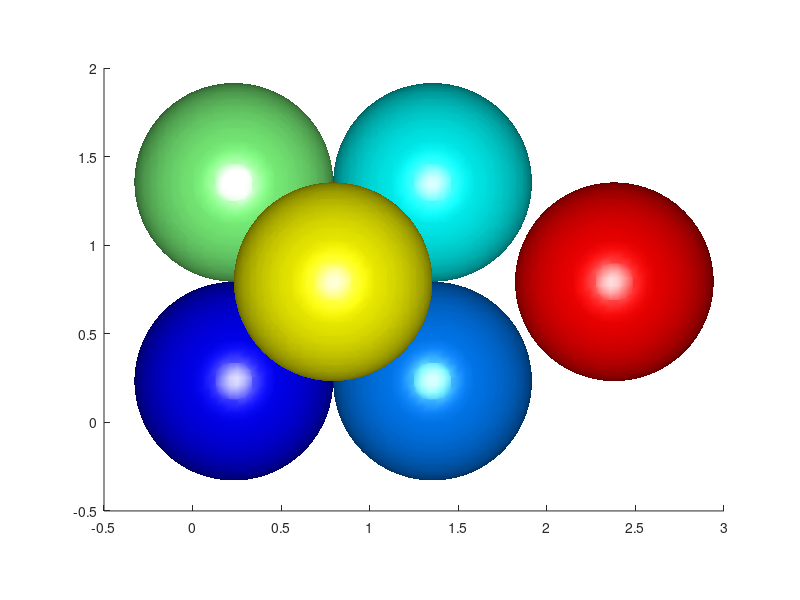

The MATLAB source for this figure: (Note: this script raises an error after producing the figure.)
function LJ_PRCG()
fsz = 20; % fontsize
Na = 7; % the number of atoms
rstar = 2^(1/6); % argument of the minimum of the Lennard-Jones pair potential V(r) = r^(-12) - r^(-6)
tol = 1e-9; % stop iterations when || grad f|| < tol
iter_max = 500; % the maximal number of iterations
draw_flag = 1; % if draw_flag = 1, draw configuration at every iteration
% parameters for backtracking line search
c = 0.1;
rho = 0.9;
%% Set up the initial configuration

% Four lical minima of LJ7:
% f1 = -16.50538417 Pentagonal bipyramid 
% f2 = -15.93504306 Capped octahedron 
% f3 = -15.59321094 Tricapped tetrahedron 
% f4 = -15.53306005 Bicapped trigonal bipyramid

% Options: model = 0,1,2,3, or 4.
% Model 0 corresponds to a random initialization.
% Models 1--4 set the system up close to the corresponding local minima
% listed above.

model = 2;
if model > 0
    Na = 7;
end
xyz = initial_configuration(model,Na,rstar);
drawconf(xyz,1);

x = remove_rotations_translations(xyz);

%% start minimization
% choose algorithm
% direction = 1: steepest descent
% direction = 2: Newton
direction = 3;

f = LJpot(x);
g = LJgrad(x);
norm_g = norm(g);
fprintf("Initially, f = %d, ||grad f|| = %d\n",f,norm_g);
iter = 1;

fvals = zeros(iter_max);
fvals(1) = f;
ngvals = zeros(iter_max);
ngvals(1) = norm_g;

fail_flag = 0;
i=0;



while norm_g > tol && iter < iter_max 
    % choose search direction
    switch direction
        case 1 % steepest descent
            p = -g;
            dir = "SD";
        case 2 % Newton
            H = LJhess(x);
            [~,flag] = chol(H);
            if flag == 0 % H is SPD, use Newton's direction
                p = -H\g; 
                dir = "Newton";
            else % use the steepest descent direction
                p = -g;
                dir = "SD";
            end
        case 3 % FRCG
            p=-g;
            dir = "FRCG";
        otherwise
            return
    end
    if i==0
    % normalize the search direction if its length greater than 1
        norm_p = norm(p);
        if norm_p > 1
            p = p/norm_p;
        end
        % do backtracking line search along the direction p
        a = 1;
        f_temp = LJpot(x + a*p);
        cpg = c*p'*g;
        while f_temp > f + a*cpg % check Wolfe's condition 1
            a = a*rho;
            if a < 1e-14
                fprintf("line search failed\n");
                iter = iter_max;
                fail_flag = 1;
                break;
            end
            f_temp = LJpot(x + a*p);        
        end
        s=p;
        x_old=x;
        x = x + a*p;
        
    else 
        norm_p = norm(p);
        if norm_p > 1
            p = p/norm_p;
        end
        % do backtracking line search along the direction p
        a = 1;
        beta=(LJgrad(x)'*(LJgrad(x)-LJgrad(x_old)))/(LJgrad(x_old)'*LJgrad(x_old));
        s=LJgrad(x)+beta*s;
        f_temp = LJpot(x + beta*s);
        cpg = c*s'*g;
        while f_temp > f + a*cpg % check Wolfe's condition 1
            a = a*rho;
            if a < 1e-14
                fprintf("line search failed\n");
                iter = iter_max;
                fail_flag = 1;
                break;
            end
            f_temp = LJpot(x + a*s);        
        end
        x = x + a*s;
    end
    f = LJpot(x);
    g = LJgrad(x);
    norm_g = norm(g);
    fprintf("iter %d : dir = %s, f = %d, ||grad f|| = %d, step length = %d\n",iter,dir,f,norm_g,a);
    if draw_flag == 1
        % restore all coordinates
        xyz = reshape([0;0;0;x(1);0;0;x(2:3);0;x(4:end)],3,Na);
        drawconf(xyz,1);
    end
    iter = iter + 1;
    fvals(iter) = f;
    ngvals(iter) = norm_g;
    if fail_flag == 1
        break;
    end
end
xyz = reshape([0;0;0;x(1);0;0;x(2:3);0;x(4:end)],3,Na);
drawconf(xyz,1);

figure(2);
clf;
hold on;
grid on;
plot(0:(iter-1),fvals(1:iter),'Linewidth',2)
set(gca,'Fontsize',fsz);
xlabel('Iteration #','FontSize',fsz);
ylabel('Function values','FontSize',fsz);

figure(3);
clf;
hold on;
grid on;
plot(0:(iter-1),ngvals(1:iter),'Linewidth',2)
set(gca,'Yscale','log','Fontsize',fsz);
xlabel('Iteration #','FontSize',fsz);
ylabel('||grad f||','FontSize',fsz);

if fail_flag == 0
    xyz = reshape([0;0;0;x(1);0;0;x(2:3);0;x(4:end)],3,Na);
    visualconf(xyz,4);
end

figure(5);
clf;
hold on;
grid on;
evals = sort(eig(LJhess(x)),'ascend');
plot(evals,'.','Markersize',20)
if evals(1) > 0
    set(gca,'Yscale','log','Fontsize',fsz);
else
    set(gca,'Yscale','linear','Fontsize',fsz);
end    
xlabel('index','FontSize',fsz);
ylabel('Eigenvalues of the Hessian','FontSize',fsz);

end

%% make initial configuration
function xyz = initial_configuration(model,Na,rstar)
xyz = zeros(3,Na);
switch(model)
    case 1 % Pentagonal bipyramid
        p5 = 0.4*pi;
        he = sqrt(1 - (0.5/sin(0.5*p5))^2);
        for k = 1 : 5
            xyz(1,k) = cos((k-1)*p5); 
            xyz(2,k) = sin((k-1)*p5); 
            xyz(3,k) = 0;  
        end
        xyz(3,6) = he';
        xyz(3,7) = -he';

case 2 % Capped octahedron
        r = 1/sqrt(2);
        p4 = 0.5*pi;
        pp = p4/2;
        p0 = pi*1.5 - pp;
        x0 = sin(pp);
        y0 = cos(pp);
        z0 = 0;
        for k = 1 : 4
            xyz(1,k) = x0 + r*cos(p0 + (k-1)*p4);
            xyz(2,k) = y0 + r*sin(p0 + (k-1)*p4);
            xyz(3,k) = z0;
        end
        xyz(:,5) = [x0, y0, z0 + r]';
        xyz(:,6) = [x0, y0, z0 - r]';
        xyz(:,7) = [3*x0, y0, z0 + r]';

    case 3  % Tricapped tetrahedron
        p3 = 2*pi/3;
        pp = p3/2;
        r = 1/sqrt(3);
        beta = 0.5*pi -asin(1/3) - acos(1/sqrt(3));
        r1 = cos(beta);
        p0 = 1.5*pi - pp;
        x0 = sin(pp);
        y0 = cos(pp);
        z0 = 0;
        for k = 1 : 3
            xyz(1,k) = x0 + r*cos(p0 + (k-1)*p3);
            xyz(2,k) = y0 + r*sin(p0 + (k-1)*p3);
            xyz(3,k) = z0;
            xyz(1,k + 3) = x0 + r1*cos(p0 + pp + (k-1)*p3);
            xyz(2,k + 3) = y0 + r1*sin(p0 + pp + (k-1)*p3);
            xyz(3,k + 3) = z0 + sqrt(2/3) - sin(beta);
        end
        xyz(:,7) = [x0, y0, z0 + sqrt(2/3)]';

    case 4 % Bicapped trigonal bipyramid
        p3 = 2*pi/3;
        pp = p3/2;
        r = 1/sqrt(3);
        beta = 0.5*pi -asin(1/3) - acos(1/sqrt(3));
        r1 = cos(beta);
        p0 = 1.5*pi - pp;
        x0 = sin(pp);
        y0 = cos(pp);
        z0 = 0;
        for k = 1 : 3
            xyz(1,k) = x0 + r*cos(p0 + (k-1)*p3);
            xyz(2,k) = y0 + r*sin(p0 + (k-1)*p3);
            xyz(3,k) = z0;
        end
        xyz(:,4) = [x0 + r1*cos(p0 + pp), y0 + r1*sin(p0 + pp), z0 + sqrt(2/3) - sin(beta)]';
        xyz(:,5) = [x0 + r1*cos(p0 + pp + p3), y0 + r1*sin(p0 + pp+p3), z0 - sqrt(2/3) + sin(beta)]';
        xyz(:,6) = [x0, y0, z0 - sqrt(2/3)]';
        xyz(:,7) = [x0, y0, z0 + sqrt(2/3)]';

    otherwise % random configuration
        hR = 0.01;
        xyz = zeros(3,Na);
        xyz(:,1) = [0;0;0];
        a = randn(3,Na - 1);
        rad = sqrt(a(1,:).^2 + a(2,:).^2 + a(3,:).^2);
        a = a*diag(1./rad);
        for i = 2 : Na
            clear rad
            clear x
            rad = sqrt(xyz(1,1 : i - 1).^2 + xyz(2,1 : i - 1).^2 + xyz(3,1 : i - 1).^2);
            R = max(rad) + rstar;
            xa = R*a(:,i - 1);
            x = [xyz(:,1 : i - 1), xa];
            f = LJ(x(:));
            fnew = f;
            while 1
                R = R - hR;
                xa = R*a(:,i - 1);
                x = [xyz(:,1 : i - 1), xa];
                f = fnew;
                fnew = LJ(x(:));
                if fnew > f
                    break;
                end
            end
            xyz(:,i) = xa;
        end
        cmass = mean(xyz,2);
        xyz = xyz - cmass*ones(1,Na);
end
xyz = xyz*rstar;
end

%%
%%
function v = LJpot(xyz) % 
% xyz must be a column vector
[m, ~] = size(xyz);
Na = (m + 6)/3 ;
x_aux = [0;0;0;xyz(1);0;0;xyz(2:3);0;xyz(4:m)];
m = length(x_aux);
% restore atomic coordinates 
x = reshape(x_aux,3,Na);
r = zeros(Na);
for k = 1 : Na
    r(k,:) = sqrt(sum((x - x(:,k)*ones(1,Na)).^2,1));
end
r = r + diag(ones(Na,1));
aux = 1./r.^6;
L = (aux - 1).*aux;
L = L - diag(diag(L));
v = 2*sum(sum(L));
end
 
 %%
function dv = LJgrad(xyz) % 
[m, ~] = size(xyz);
Na = (m + 6)/3 ;
x_aux = [0;0;0;xyz(1);0;0;xyz(2:3);0;xyz(4:m)];
m = length(x_aux);
% restore atomic coordinates
g = zeros(size(x_aux));
x = reshape(x_aux,3,Na);
r = zeros(Na);
for k = 1 : Na
    r(k,:) = sqrt(sum((x - x(:,k)*ones(1,Na)).^2,1));
end
r = r + diag(ones(Na,1));
L = -6*(2./r.^6 - 1)./r.^8;
for k = 1 : Na
    Lk = L(:,k);
    g(1 + (k-1)*3 : k*3) = (x(:,k)*ones(1,Na) - x)*Lk;
end

g = 4*g;
dv = g([4,7,8,10 : Na*3]);
end

%%
 function dv = LJder(r)
 dv = -12*r.^(-13) + 6*r.^(-7);
 end
%%
%%
function H = LJhess(x) % find the Hessian using finite differences
h = 1e-6;
n = length(x);
H = zeros(n);
e = eye(n);
for i = 1 : n
    di = e(:,i)*h;
    Hei = 0.5*(LJgrad(x + di) - LJgrad(x - di))/h;
    for j = 1 : i
        H(j,i) = e(j,:)*Hei;
        H(i,j) = H(j,i);
    end
end
end

%%
function x = remove_rotations_translations(xyz)
% removes rotational and translational degrees of freedom
% input should be 3 by Na matrix
% output = column vector 3*Na - 6 by 1
[m, Na] = size(xyz);
if m ~= 3 || Na < 3
    fprintf('Error in remove_rotations_translations: [m = %d, Na = %d]\n',m,Na);
    return
end
    % shift atom 1 to the origin;
    xyz = xyz - xyz(:,1)*ones(1,Na);
    % Use a Householder reflection to place atom 2 on the x-axis
    u = xyz(:,2);
    noru = norm(u);
    ind = find(abs(u) > 1e-12, 1 );
    xyz = circshift(xyz,[1 - ind,0]);
    u = xyz(:,2);
    u(1) = u(1) + sign(u(1))*noru;
    noru = norm(u);
    if noru > 1e-12
        House = eye(3);
        u = u/noru;
        House = House - 2*u*u';
        xyz = House*xyz;
    end
    % Perform rotation around the x-axis to place atom 3 onto the xy-plane
    R = eye(3);
    a = xyz(:,3);
    r = sqrt(a(2)^2 + a(3)^2);
    if r > 1e-12
        R(2,2) = a(2)/r;
        R(3,3) = R(2,2);
        R(2,3) = a(3)/r;
        R(3,2) = -R(2,3);
        xyz = R*xyz;
    end
    %% prepare input vector
    x_aux = xyz(:); % make xyz into column vector
    % x = [x2 x3 y3 x4 y4 z4 ... xNa yNa ZNa]';
    x = x_aux([4,7,8,10 : Na*3]);
%     fprintf('Ndim = %d\n',N);

end
%%
function v = LJ(xyz) % 
global feval
feval = feval + 1;
m = length(xyz);
Na = m/3;
x = reshape(xyz,3,Na);
r = zeros(Na);
for k = 1 : Na
    r(k,:) = sqrt(sum((x - x(:,k)*ones(1,Na)).^2,1));
end
r = r + diag(ones(Na,1));
aux = 1./r.^6;
L = (aux - 1).*aux;
L = L - diag(diag(L));
v = 2*sum(sum(L));
end

%% 
function drawconf(xyz,fig)
figure(fig);   
clf;
hold on;
Na = size(xyz,2);

rstar = 0.5*2^(1/6);
t = linspace(-1,1,50);
[X, Y, Z] = meshgrid(t,t,t);
V = sqrt(X.^2 + Y.^2 + Z.^2);
[faces,verts] = isosurface(X,Y,Z,V,rstar);
nverts = size(verts,1);
e = ones(nverts,1);
col = jet(Na);


hold on;
for i = 1 : Na
    patch('Vertices',verts + e*xyz(:,i)','Faces',faces,'Facecolor',col(i,:),...
        'EdgeColor','none','LineStyle','none');
end
camlight('headlight');
lighting gouraud
set(gca,'DataAspectRatio',[1,1,1]);
alpha(0.8);
view(3)
axis off
drawnow
end
